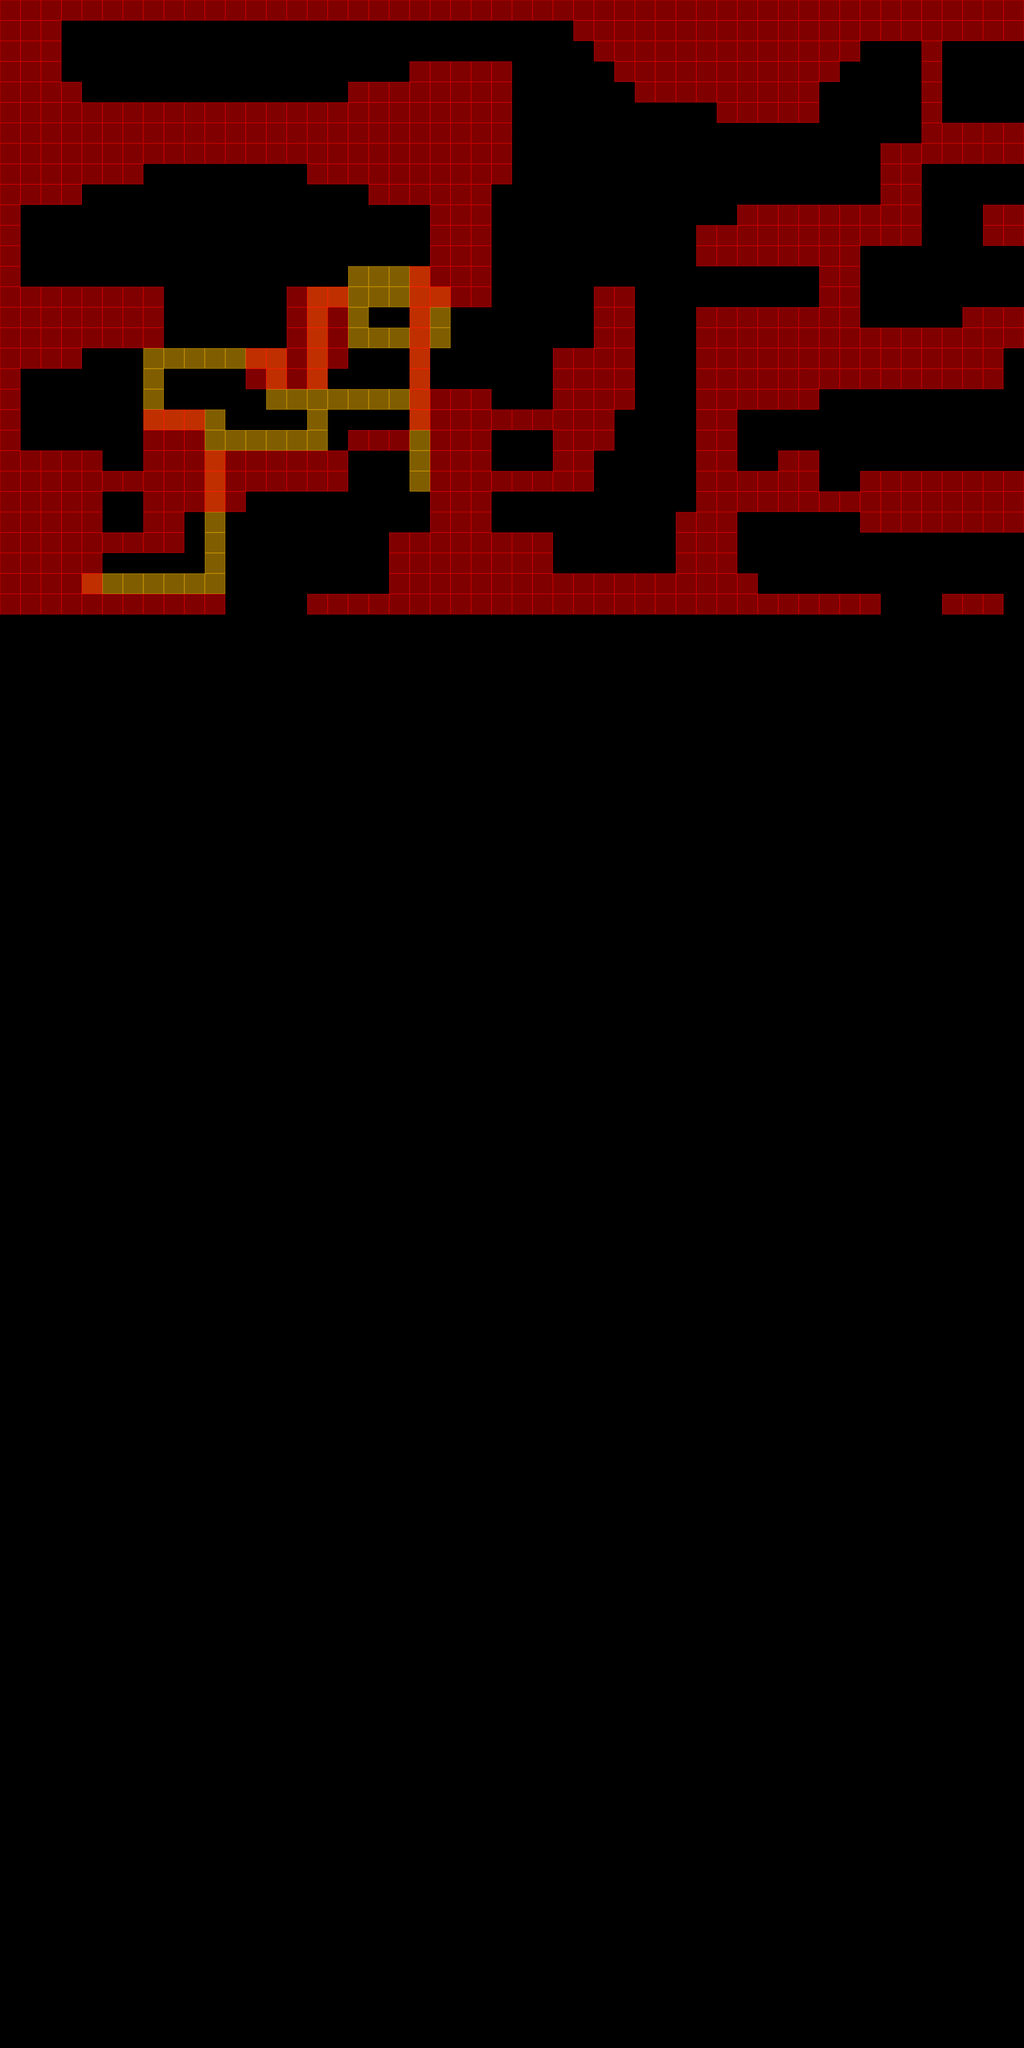

Tiled map render using the project's own tile images. Description and the map definition, with tile-layer contents summarised, below:
An orthogonal 50x100 tile map with 48x48 px tiles, 2 tile layers (Copiar desde Collisions, Collisions), 1 hidden layer not drawn.

<map version="1.8" tiledversion="1.8.0" orientation="orthogonal" renderorder="right-down" width="50" height="100" tilewidth="48" tileheight="48" infinite="0" nextlayerid="6" nextobjectid="1">
 <tileset firstgid="1" name="meta" tilewidth="48" tileheight="48" tilecount="12" columns="6">
  <image source="meta.png" width="288" height="124" />
 </tileset>
 <layer id="1" name="Graphics" width="50" height="100" visible="0">
  <properties>
   <property name="Navegation" type="int" value="0" />
   <property name="NoDraw" type="int" value="0" />
  </properties>
  <data>[5000 cells, 1307 non-empty, 4 distinct tile ids]</data>
 </layer>
 <layer id="5" name="Copiar desde Collisions" width="50" height="100">
  <properties>
   <property name="Navigation" type="int" value="1" />
   <property name="NoDraw" type="int" value="1" />
  </properties>
  <data>[5000 cells, 71 non-empty, 1 distinct tile ids]</data>
 </layer>
 <layer id="4" name="Collisions" width="50" height="100">
  <properties>
   <property name="Navigation" type="int" value="1" />
   <property name="NoDraw" type="int" value="1" />
  </properties>
  <data>[5000 cells, 697 non-empty, 1 distinct tile ids]</data>
 </layer>
</map>
